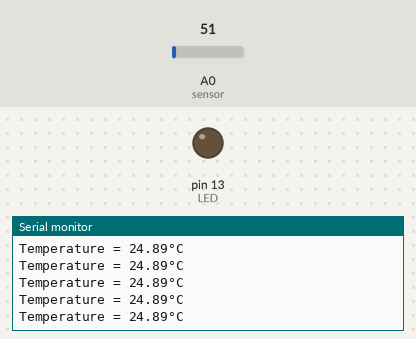
This sketch was run on a simulated Arduino Uno, built with avr-gcc and run on an emulated ATmega328P. Shown: output pins drawn as LEDs (lit = HIGH), the last lines printed to the serial monitor. Inputs (shaded band) come from the test bench; at power-on: A0 (sensor) = 51.

Above: at 1.2 s.
1.3 s: A0 (sensor) set to 22
At 2.1 s:
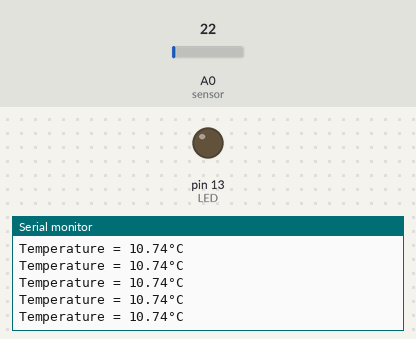
4.3 s: A0 (sensor) set to 19
At 4.9 s:
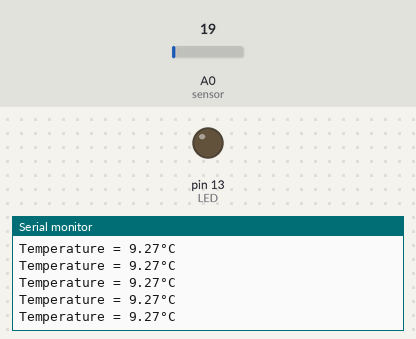
Timing chart, 0 to 7.3 s (numbered marks = the images above; inputs shaded):
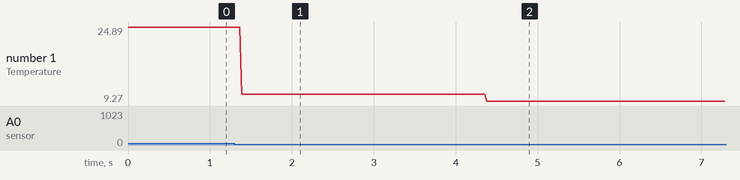

Measured:
- after the input at 1.3 s, the serial monitor: prints a new line after 0.09 s (image 1)
- after the input at 4.3 s, the serial monitor: prints a new line after 0.08 s (image 2)
- plotted number 1: 24.89 → 10.74 after the input at 1.3 s, 10.74 → 9.27 after the input at 4.3 s

The sketch:

DelayTemp.ino
```cpp
#include <TimerOne.h>

void Timer1_ISR(void)
{
  digitalWrite(13, !digitalRead(13));
}

void setup() {
  Serial.begin(9600);
  pinMode (A0, INPUT);  /*Temperature sensor LM35 pin*/
  pinMode(13, OUTPUT); /*The LED BULTIN is 13th pin*/

}

void loop() {
  int Adc_temp;
  float temp;
  Adc_temp = analogRead(A0);  /* To read Temperature for LM35 sensor */
  temp = (Adc_temp* 4.88); /* Convert adc value to equivalent voltage */
  temp = (temp/10); /* LM35 gives output of 10mv/°C */
  Serial.print("Temperature = ");
  Serial.print(temp);
  Serial.print("°C\n");

 /* Blink LED with 250ms delay */
  if(temp<30)
  {
  Timer1.initialize(250000);    /* An Interrupt for every 250ms */
  Timer1.attachInterrupt(Timer1_ISR);
  }
 /* Blink LED with 500ms delay */
  if(temp>30)
  {
  Timer1.initialize(500000);  /* An Interrupt for every 500ms */
  Timer1.attachInterrupt(Timer1_ISR);
  }

}
```
